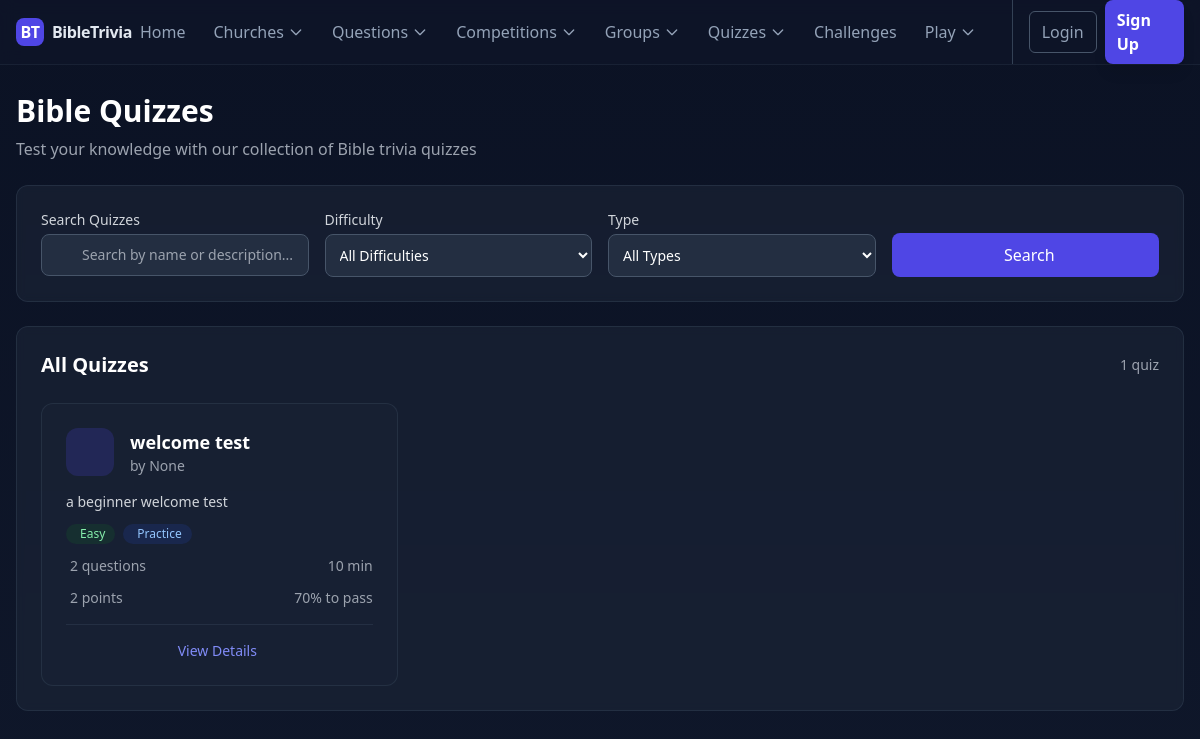
The page /quizzes/ on the database as committed earlier.
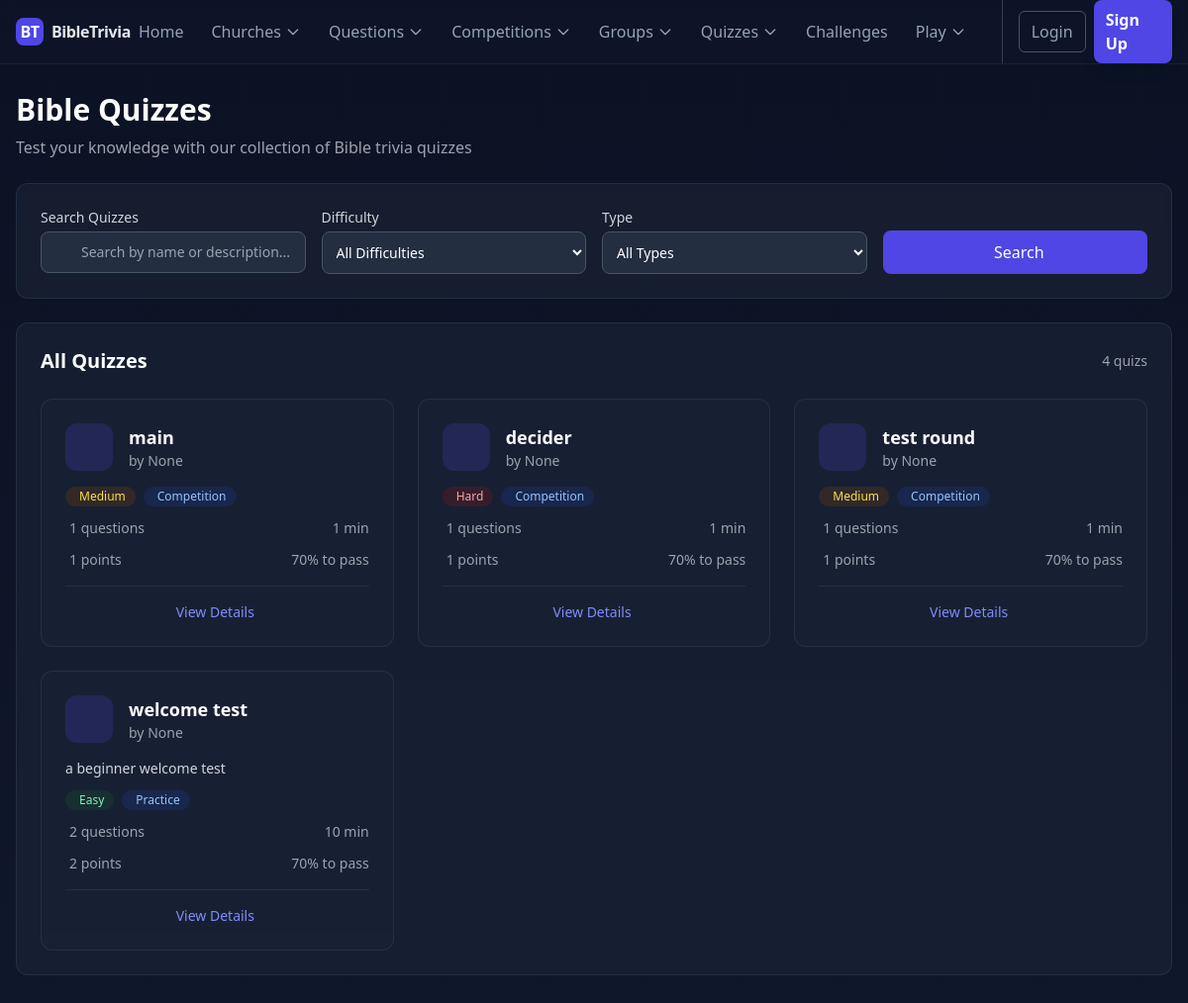
The same page on the database as committed later.
### home/models.py (models this page shows, shortened)
class TimeStampedModel(models.Model):
    created_at = models.DateTimeField(auto_now_add=True)
    updated_at = models.DateTimeField(auto_now=True)
    class Meta:
        abstract = True

class TestQuiz(TimeStampedModel):
    DIFFICULTY_CHOICES = [
        ('Easy', 'Easy'),
        ('Medium', 'Medium'),
        ('Hard', 'Hard'),
    ]
    QUIZ_TYPE_CHOICES = [
        ('Practice', 'Practice'),
        ('Assessment', 'Assessment'),
        ('Competition', 'Competition'),
        ('Study', 'Study'),
    ]
    level_category = [
        ('Adults', 'Adults'),
        ('Youth', 'Youth'),
        ('Children', 'Children'),
        ('Senior', 'Senior'),
        ('Junior', 'Junior'),
        ('Teens', 'Teens'),
        ('All', 'All'),
    ]
    participation_category = [
        ('Individual', 'Individual'),
        ('Group', 'Group'),
        ('All', 'All'),
    ]
    participation = models.CharField(max_length=100, choices=participation_category, default='All')
    level = models.CharField(max_length=100, choices=level_category, default='All')
    name = models.CharField(max_length=200, unique=True)
    slug = models.SlugField(max_length=220, unique=True, blank=True)
    description = models.TextField(blank=True, help_text="Description of the quiz")
    difficulty = models.CharField(max_length=10, choices=DIFFICULTY_CHOICES, default='Medium')
    quiz_type = models.CharField(max_length=20, choices=QUIZ_TYPE_CHOICES, default='Practice')
    questions = models.ManyToManyField(
        Question,
        related_name='test_quizzes',
        blank=True,
        help_text="Questions included in this quiz"
    )
    activities = models.ManyToManyField(
        CompetitionActivity,
        related_name='quizzes',
        blank=True,
        help_text="Activities this quiz is associated with"
    )
    time_limit = models.PositiveIntegerField(
        null=True,
        blank=True,
        help_text="Time limit in minutes (null = no limit)"
    )
    max_attempts = models.PositiveIntegerField(
        default=1,
        help_text="Maximum number of attempts allowed"
    )
    passing_score = models.PositiveIntegerField(
        default=70,
        help_text="Minimum score percentage to pass"
    )
    total_points = models.PositiveIntegerField(
        default=0,
        help_text="Total possible points for this quiz"
    )
    is_active = models.BooleanField(default=True)
    is_public = models.BooleanField(default=True, help_text="Available to all users")
    requires_authentication = models.BooleanField(default=True)
    created_by = models.ForeignKey(
        settings.AUTH_USER_MODEL,
        on_delete=models.CASCADE,
        related_name='created_test_quizzes'
    )
    instructions = models.TextField(
        blank=True,
        help_text="Instructions for taking this quiz"
    )
    metadata = models.JSONField(
        blank=True,
        null=True,
        help_text="Additional quiz settings and data"
    )
    class Meta:
        ordering = ['-created_at']
        indexes = [
            models.Index(fields=["slug"]),
            models.Index(fields=["is_active"]),
            models.Index(fields=["quiz_type"]),
            models.Index(fields=["difficulty"]),
            models.Index(fields=["created_by"]),
        ]
        verbose_name = "Test Quiz"
        verbose_name_plural = "Test Quizzes"
    def calculate_total_points(self):
        return sum(question.points for question in self.questions.all())
    def get_question_count(self):
        return self.questions.count()
    def get_estimated_duration(self):
        if self.time_limit:
            return self.time_limit
        return self.get_question_count()
    def is_available_to_user(self, user):
        if not self.is_active:
            return False
        if not self.is_public and not user.is_authenticated:
            return False
        if self.requires_authentication and not user.is_authenticated:
            return False
        return True

class Question(TimeStampedModel):
    DIFFICULTY_CHOICES = [
        ('Easy', 'Easy'),
        ('Medium', 'Medium'),
        ('Hard', 'Hard'),
    ]
    QUESTION_TYPE_CHOICES = [
        ('single', 'Single Choice'),
        ('multiple', 'Multiple Select'),
        ('open', 'Open Ended'),
    ]
    level_category = [
        ('Adults', 'Adults'),
        ('Youth', 'Youth'),
        ('Children', 'Children'),
        ('Senior', 'Senior'),
        ('Junior', 'Junior'),
        ('Teens', 'Teens'),
        ('All', 'All'),
    ]
    level = models.CharField(max_length=100, choices=level_category, default='All')
    allowed_levels = models.JSONField(
        default=list,
        blank=True,
        help_text="Select one or more levels this question applies to"
    )
    uuid = models.UUIDField(default=uuid.uuid4, unique=True, editable=False)
    categories = models.ManyToManyField(
        QuestionCategory,
        related_name='questions',
        blank=True,
    )
    activities = models.ManyToManyField(
        'CompetitionActivity',
        related_name='questions',
        blank=True,
        help_text='Activities this question is associated with'
    )
    question_text = models.TextField()
    difficulty = models.CharField(max_length=10, choices=DIFFICULTY_CHOICES, default='Medium')
    question_type = models.CharField(max_length=20, choices=QUESTION_TYPE_CHOICES, default='single')
    explanation = models.TextField(
        blank=True,
        help_text="Optional explanation for the correct answer"
    )
    bible_reference = models.CharField(
        max_length=100,
        blank=True,
        help_text="Bible verse reference (e.g., John 3:16)"
    )
    points = models.PositiveIntegerField(
        default=1,
        help_text="Points awarded for correct answer"
    )
    penalty = models.PositiveIntegerField(
        default=1,
        help_text="If 0, allow positive proportional credit for multiple-select; otherwise full-or-nothing"
    )
    is_active = models.BooleanField(default=True)
    created_by = models.ForeignKey(
        settings.AUTH_USER_MODEL,
        on_delete=models.CASCADE,
        related_name='created_questions'
    )
    class Meta:
        ordering = ['-created_at']
        indexes = [
            models.Index(fields=["difficulty"]),
            models.Index(fields=["is_active"]),
            models.Index(fields=["created_by"]),
        ]
        verbose_name = "Question"
        verbose_name_plural = "Questions"

### users/models.py (models this page shows, shortened)
class MyUser(AbstractUser):
    email = models.EmailField(_('email address'), max_length=50, unique=True)
    username = None
    ROLE_CHOICES = [
        ('Admin', 'Admin'),
        ('Supervisor', 'Supervisor'),
        ('Patron', 'Patron'),
        ('Member', 'Member'),
    ]
    role = models.CharField(
        _('Role'),
        max_length=20,
        choices=ROLE_CHOICES,
        default='Member',
        help_text=_('User role in the system')
    )
    USERNAME_FIELD = 'email'
    REQUIRED_FIELDS = []
    objects = MyUserManager()
    groups = models.ManyToManyField(
        'auth.Group',
        related_name='myuser_groups',  # Unique related_name
        blank=True,
        help_text=_('The groups this user belongs to. A user will get all permissions granted to each of their groups.')
    )
    user_permissions = models.ManyToManyField(
        'auth.Permission',
        related_name='myuser_permissions',  # Unique related_name
        blank=True,
        help_text=_('Specific permissions for this user.')
    )

### home/views.py (the view)
# urls.py: path('quizzes/', QuizListView.as_view(), name='quiz_list'),
class QuizListView(ListView):
    model = TestQuiz
    template_name = 'home/quiz_list.html'
    context_object_name = 'quizzes'
    paginate_by = 12
    def get_queryset(self):
        queryset = TestQuiz.objects.filter(is_active=True).select_related('created_by')
        search_query = self.request.GET.get('search', '')
        if search_query:
            queryset = queryset.filter(
                Q(name__icontains=search_query) |
                Q(description__icontains=search_query)
            )
        difficulty_filter = self.request.GET.get('difficulty', '')
        if difficulty_filter:
            queryset = queryset.filter(difficulty=difficulty_filter)
        type_filter = self.request.GET.get('type', '')
        if type_filter:
            queryset = queryset.filter(quiz_type=type_filter)
        return queryset.order_by('-created_at')
    def get_context_data(self, **kwargs):
        context = super().get_context_data(**kwargs)
        context['search_query'] = self.request.GET.get('search', '')
        context['difficulty_filter'] = self.request.GET.get('difficulty', '')
        context['type_filter'] = self.request.GET.get('type', '')
        context['difficulties'] = TestQuiz.DIFFICULTY_CHOICES
        context['quiz_types'] = TestQuiz.QUIZ_TYPE_CHOICES
        context['total_quizzes'] = self.get_queryset().count()
        for quiz in context['object_list']:
            quiz.is_available = quiz.is_available_to_user(self.request.user)
        return context

### home/templates/home/quiz_list.html (shortened to what this page needs)
{% extends 'base.html' %}
{% block content %}
<div class="space-y-6">
    <div class="flex flex-col md:flex-row md:items-center md:justify-between">
        <div>
            <h1 class="text-3xl font-bold text-white mb-2">Bible Quizzes</h1>
            <p class="text-gray-400">Test your knowledge with our collection of Bible trivia quizzes</p>
        </div>
    </div>
    <div class="bg-slate-800/50 backdrop-blur-sm rounded-xl p-6 border border-slate-700/50">
        <form method="get" class="space-y-4">
            <div class="grid grid-cols-1 md:grid-cols-4 gap-4">
                <div>
                    <label for="search" class="block text-sm font-medium text-gray-300 mb-1">Search Quizzes</label>
                    <div class="relative">
                        <div class="absolute inset-y-0 left-0 pl-3 flex items-center pointer-events-none">
                        </div>
                        <input type="text" name="search" id="search" value="{{ search_query }}"
                               class="bg-slate-700/50 border border-slate-600 text-white text-sm rounded-lg focus:ring-2 focus:ring-indigo-500 focus:border-indigo-500 block w-full pl-10 p-2.5"
                               placeholder="Search by name or description...">
                    </div>
                </div>
                <div>
                    <label for="difficulty" class="block text-sm font-medium text-gray-300 mb-1">Difficulty</label>
                    <select name="difficulty" id="difficulty"
                            class="bg-slate-700/50 border border-slate-600 text-white text-sm rounded-lg focus:ring-2 focus:ring-indigo-500 focus:border-indigo-500 block w-full p-2.5">
                        <option value="">All Difficulties</option>
                    </select>
                </div>
                <div>
                    <label for="type" class="block text-sm font-medium text-gray-300 mb-1">Type</label>
                    <select name="type" id="type"
                            class="bg-slate-700/50 border border-slate-600 text-white text-sm rounded-lg focus:ring-2 focus:ring-indigo-500 focus:border-indigo-500 block w-full p-2.5">
                        <option value="">All Types</option>
                    </select>
                </div>
                <div class="flex items-end">
                    <button type="submit" class="w-full bg-indigo-600 hover:bg-indigo-500 text-white font-medium py-2.5 px-4 rounded-lg transition-colors">
                        Search
                    </button>
                </div>
            </div>
        </form>
    </div>
    <div class="bg-slate-800/50 backdrop-blur-sm rounded-xl p-6 border border-slate-700/50">
        <div class="flex items-center justify-between mb-6">
            <h2 class="text-xl font-semibold text-white">
                {% if search_query or difficulty_filter or type_filter %}
                    Search Results
                {% else %}
                    All Quizzes
                {% endif %}
            </h2>
            <span class="text-sm text-gray-400">{{ total_quizzes }} quiz{{ total_quizzes|pluralize }}</span>
        </div>
        {% if object_list %}
            <div class="grid grid-cols-1 md:grid-cols-2 lg:grid-cols-3 gap-6">
                {% for quiz in object_list %}
                <div class="bg-slate-800/30 rounded-xl p-6 border border-slate-700/50 hover:border-slate-600/50 transition-colors">
                    <div class="flex items-start justify-between mb-4">
                        <div class="flex-shrink-0 h-12 w-12 rounded-xl bg-indigo-600/20 text-indigo-300 flex items-center justify-center text-xl mr-4">
                        </div>
                        <div class="flex-1 min-w-0">
                            <h3 class="text-lg font-semibold text-white truncate">
                                <a href="{% url 'quiz_detail' slug=quiz.slug %}" class="hover:text-indigo-400 transition-colors">
                                    {{ quiz.name }}
                                </a>
                            </h3>
                            <p class="text-sm text-gray-400">by {{ quiz.created_by.get_full_name|default:quiz.created_by.username }}</p>
                        </div>
                    </div>
                    <div class="space-y-3">
                        {% if quiz.description %}
                        <p class="text-sm text-gray-300 line-clamp-2">{{ quiz.description }}</p>
                        {% endif %}
                        <div class="flex flex-wrap gap-2">
                            <span class="inline-flex items-center px-2.5 py-0.5 rounded-full text-xs font-medium
                                {% if quiz.difficulty == 'Easy' %}bg-green-900/30 text-green-300
                                {% elif quiz.difficulty == 'Medium' %}bg-yellow-900/30 text-yellow-300
                                {% else %}bg-red-900/30 text-red-300{% endif %}">
                                {{ quiz.get_difficulty_display }}
                            </span>
                            <span class="inline-flex items-center px-2.5 py-0.5 rounded-full text-xs font-medium bg-blue-900/30 text-blue-300">
                                {{ quiz.get_quiz_type_display }}
                            </span>
                        </div>
                        <div class="flex items-center justify-between text-sm text-gray-400">
                            <div class="flex items-center">
                                {{ quiz.get_question_count }} questions
                            </div>
                            <div class="flex items-center">
                                {{ quiz.get_estimated_duration }} min
                            </div>
                        </div>
                        <div class="flex items-center justify-between">
                            <div class="text-sm text-gray-400">
                                {{ quiz.calculate_total_points }} points
                            </div>
                            <div class="text-sm text-gray-400">
                                {{ quiz.passing_score }}% to pass
                            </div>
                        </div>
                    </div>
                    <div class="mt-4 pt-4 border-t border-slate-700/50">
                        <div class="flex space-x-2">
                            <a href="{% url 'quiz_detail' slug=quiz.slug %}"
                               class="flex-1 inline-flex items-center justify-center text-sm font-medium text-indigo-400 hover:text-indigo-300 transition-colors">
                                View Details
                            </a>
                        </div>
                    </div>
                </div>
                {% endfor %}
            </div>
        {% endif %}
    </div>
</div>
{% endblock %}

Rows that differ between the two databases and show on the page:
added TestQuiz: name "main", created_by.get_full_name "None", difficulty "Medium", quiz_type "Competition", get_question_count "1", get_estimated_duration "1", calculate_total_points "1", passing_score "70"
added TestQuiz: name "decider", created_by.get_full_name "None", difficulty "Hard", quiz_type "Competition", get_question_count "1", get_estimated_duration "1", calculate_total_points "1", passing_score "70"
added TestQuiz: name "test round", created_by.get_full_name "None", difficulty "Medium", quiz_type "Competition", get_question_count "1", get_estimated_duration "1", calculate_total_points "1", passing_score "70"
Other text that changed with them:
{{ total_quizzes }}: "1" → "4"
